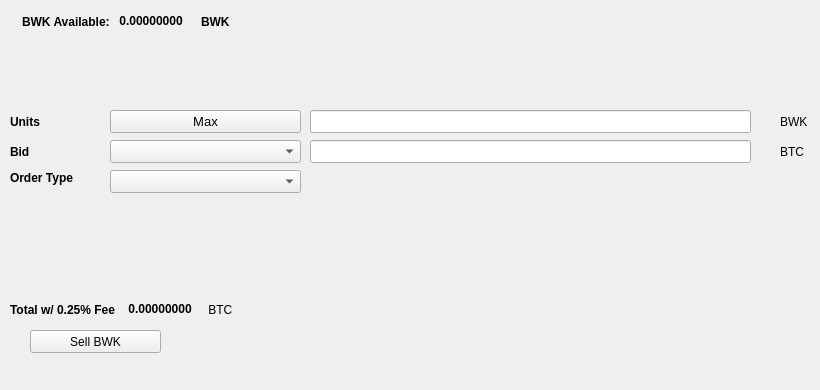
   <widget class="QWidget" name="SellTab">
    <attribute name="title">
     <string>Sell</string>
    </attribute>
    <widget class="QLabel" name="label_16">
     <property name="geometry">
      <rect>
       <x>780</x>
       <y>140</y>
       <width>31</width>
       <height>23</height>
      </rect>
     </property>
     <property name="text">
      <string>BTC</string>
     </property>
    </widget>
    <widget class="QComboBox" name="SellBidcomboBox">
     <property name="geometry">
      <rect>
       <x>110</x>
       <y>140</y>
       <width>191</width>
       <height>23</height>
      </rect>
     </property>
     <property name="font">
      <font>
       <pointsize>10</pointsize>
      </font>
     </property>
    </widget>
    <widget class="QLabel" name="label_18">
     <property name="geometry">
      <rect>
       <x>10</x>
       <y>110</y>
       <width>46</width>
       <height>23</height>
      </rect>
     </property>
     <property name="font">
      <font>
       <weight>75</weight>
       <bold>true</bold>
      </font>
     </property>
     <property name="text">
      <string>Units</string>
     </property>
    </widget>
    <widget class="QPushButton" name="Sell_Max_Amount">
     <property name="geometry">
      <rect>
       <x>110</x>
       <y>110</y>
       <width>191</width>
       <height>23</height>
      </rect>
     </property>
     <property name="font">
      <font>
       <pointsize>10</pointsize>
      </font>
     </property>
     <property name="text">
      <string>Max</string>
     </property>
    </widget>
    <widget class="QLabel" name="label_20">
     <property name="geometry">
      <rect>
       <x>10</x>
       <y>170</y>
       <width>91</width>
       <height>16</height>
      </rect>
     </property>
     <property name="font">
      <font>
       <weight>75</weight>
       <bold>true</bold>
      </font>
     </property>
     <property name="text">
      <string>Order Type</string>
     </property>
    </widget>
    <widget class="QComboBox" name="SellOrdertypeCombo">
     <property name="geometry">
      <rect>
       <x>110</x>
       <y>170</y>
       <width>191</width>
       <height>23</height>
      </rect>
     </property>
     <property name="font">
      <font>
       <pointsize>10</pointsize>
      </font>
     </property>
    </widget>
    <widget class="QLabel" name="label_21">
     <property name="geometry">
      <rect>
       <x>10</x>
       <y>140</y>
       <width>46</width>
       <height>23</height>
      </rect>
     </property>
     <property name="font">
      <font>
       <weight>75</weight>
       <bold>true</bold>
      </font>
     </property>
     <property name="text">
      <string>Bid</string>
     </property>
    </widget>
    <widget class="QLabel" name="label_22">
     <property name="geometry">
      <rect>
       <x>780</x>
       <y>110</y>
       <width>31</width>
       <height>23</height>
      </rect>
     </property>
     <property name="text">
      <string>BWK</string>
     </property>
    </widget>
    <widget class="QLineEdit" name="UnitsInputBWK">
     <property name="geometry">
      <rect>
       <x>310</x>
       <y>110</y>
       <width>441</width>
       <height>23</height>
      </rect>
     </property>
     <property name="font">
      <font>
       <pointsize>9</pointsize>
       <weight>75</weight>
       <bold>true</bold>
      </font>
     </property>
    </widget>
    <widget class="QLineEdit" name="SellBidPriceEdit">
     <property name="geometry">
      <rect>
       <x>310</x>
       <y>140</y>
       <width>441</width>
       <height>23</height>
      </rect>
     </property>
     <property name="font">
      <font>
       <pointsize>9</pointsize>
       <weight>75</weight>
       <bold>true</bold>
      </font>
     </property>
    </widget>
    <widget class="QPushButton" name="SellBWKBTN">
     <property name="geometry">
      <rect>
       <x>30</x>
       <y>330</y>
       <width>131</width>
       <height>23</height>
      </rect>
     </property>
     <property name="text">
      <string>Sell BWK</string>
     </property>
     <property name="icon">
      <iconset resource="../bulwark">
       <normaloff>:/icons/bitcoin</normaloff>:/icons/bitcoin</iconset>
     </property>
    </widget>
    <widget class="QWidget" name="layoutWidget3">
     <property name="geometry">
      <rect>
       <x>22</x>
       <y>12</y>
       <width>258</width>
       <height>19</height>
      </rect>
     </property>
     <layout class="QHBoxLayout" name="horizontalLayout">
      <item>
       <widget class="QLabel" name="label232_2">
        <property name="font">
         <font>
          <weight>75</weight>
          <bold>true</bold>
         </font>
        </property>
        <property name="text">
         <string>BWK Available:</string>
        </property>
       </widget>
      </item>
      <item>
       <widget class="QLabel" name="BWKAvailableLabel">
        <property name="palette">
         <palette>
          <active>
           <colorrole role="WindowText">
            <brush brushstyle="SolidPattern">
             <color alpha="255">
              <red>0</red>
              <green>0</green>
              <blue>0</blue>
             </color>
            </brush>
           </colorrole>
           <colorrole role="Button">
            <brush brushstyle="SolidPattern">
             <color alpha="255">
              <red>0</red>
              <green>170</green>
              <blue>0</blue>
             </color>
            </brush>
           </colorrole>
           <colorrole role="Light">
            <brush brushstyle="SolidPattern">
             <color alpha="255">
              <red>0</red>
              <green>255</green>
              <blue>0</blue>
             </color>
            </brush>
           </colorrole>
           <colorrole role="Midlight">
            <brush brushstyle="SolidPattern">
             <color alpha="255">
              <red>0</red>
              <green>212</green>
              <blue>0</blue>
             </color>
            </brush>
           </colorrole>
           <colorrole role="Dark">
            <brush brushstyle="SolidPattern">
             <color alpha="255">
              <red>0</red>
              <green>85</green>
              <blue>0</blue>
             </color>
            </brush>
           </colorrole>
           <colorrole role="Mid">
            <brush brushstyle="SolidPattern">
             <color alpha="255">
              <red>0</red>
              <green>113</green>
              <blue>0</blue>
             </color>
            </brush>
           </colorrole>
           <colorrole role="Text">
            <brush brushstyle="SolidPattern">
             <color alpha="255">
              <red>0</red>
              <green>170</green>
              <blue>0</blue>
             </color>
            </brush>
           </colorrole>
           <colorrole role="BrightText">
            <brush brushstyle="SolidPattern">
             <color alpha="255">
              <red>255</red>
              <green>255</green>
              <blue>255</blue>
             </color>
            </brush>
           </colorrole>
           <colorrole role="ButtonText">
            <brush brushstyle="SolidPattern">
             <color alpha="255">
              <red>0</red>
              <green>0</green>
              <blue>0</blue>
             </color>
            </brush>
           </colorrole>
           <colorrole role="Base">
            <brush brushstyle="SolidPattern">
             <color alpha="255">
              <red>255</red>
              <green>255</green>
              <blue>255</blue>
             </color>
            </brush>
           </colorrole>
           <colorrole role="Window">
            <brush brushstyle="SolidPattern">
             <color alpha="255">
              <red>0</red>
              <green>170</green>
              <blue>0</blue>
             </color>
            </brush>
           </colorrole>
           <colorrole role="Shadow">
            <brush brushstyle="SolidPattern">
             <color alpha="255">
              <red>0</red>
              <green>0</green>
              <blue>0</blue>
             </color>
            </brush>
           </colorrole>
           <colorrole role="AlternateBase">
            <brush brushstyle="SolidPattern">
             <color alpha="255">
              <red>127</red>
              <green>212</green>
              <blue>127</blue>
             </color>
            </brush>
           </colorrole>
           <colorrole role="ToolTipBase">
            <brush brushstyle="SolidPattern">
             <color alpha="255">
              <red>255</red>
              <green>255</green>
              <blue>220</blue>
             </color>
            </brush>
           </colorrole>
           <colorrole role="ToolTipText">
            <brush brushstyle="SolidPattern">
             <color alpha="255">
              <red>0</red>
              <green>0</green>
              <blue>0</blue>
             </color>
            </brush>
           </colorrole>
          </active>
          <inactive>
           <colorrole role="WindowText">
            <brush brushstyle="SolidPattern">
             <color alpha="255">
              <red>0</red>
              <green>0</green>
              <blue>0</blue>
             </color>
            </brush>
           </colorrole>
           <colorrole role="Button">
            <brush brushstyle="SolidPattern">
             <color alpha="255">
              <red>0</red>
              <green>170</green>
              <blue>0</blue>
             </color>
            </brush>
           </colorrole>
           <colorrole role="Light">
            <brush brushstyle="SolidPattern">
             <color alpha="255">
              <red>0</red>
              <green>255</green>
              <blue>0</blue>
             </color>
            </brush>
           </colorrole>
           <colorrole role="Midlight">
            <brush brushstyle="SolidPattern">
             <color alpha="255">
              <red>0</red>
              <green>212</green>
              <blue>0</blue>
             </color>
            </brush>
           </colorrole>
           <colorrole role="Dark">
            <brush brushstyle="SolidPattern">
             <color alpha="255">
              <red>0</red>
              <green>85</green>
              <blue>0</blue>
             </color>
            </brush>
           </colorrole>
           <colorrole role="Mid">
            <brush brushstyle="SolidPattern">
             <color alpha="255">
              <red>0</red>
              <green>113</green>
              <blue>0</blue>
             </color>
            </brush>
           </colorrole>
           <colorrole role="Text">
            <brush brushstyle="SolidPattern">
             <color alpha="255">
              <red>0</red>
              <green>170</green>
              <blue>0</blue>
             </color>
            </brush>
           </colorrole>
           <colorrole role="BrightText">
            <brush brushstyle="SolidPattern">
             <color alpha="255">
              <red>255</red>
              <green>255</green>
              <blue>255</blue>
             </color>
            </brush>
           </colorrole>
           <colorrole role="ButtonText">
            <brush brushstyle="SolidPattern">
             <color alpha="255">
              <red>0</red>
              <green>0</green>
              <blue>0</blue>
             </color>
            </brush>
           </colorrole>
           <colorrole role="Base">
            <brush brushstyle="SolidPattern">
             <color alpha="255">
              <red>255</red>
              <green>255</green>
              <blue>255</blue>
             </color>
            </brush>
           </colorrole>
           <colorrole role="Window">
            <brush brushstyle="SolidPattern">
             <color alpha="255">
              <red>0</red>
              <green>170</green>
              <blue>0</blue>
             </color>
            </brush>
           </colorrole>
           <colorrole role="Shadow">
            <brush brushstyle="SolidPattern">
             <color alpha="255">
              <red>0</red>
              <green>0</green>
              <blue>0</blue>
             </color>
            </brush>
           </colorrole>
           <colorrole role="AlternateBase">
            <brush brushstyle="SolidPattern">
             <color alpha="255">
              <red>127</red>
              <green>212</green>
              <blue>127</blue>
             </color>
            </brush>
           </colorrole>
           <colorrole role="ToolTipBase">
            <brush brushstyle="SolidPattern">
             <color alpha="255">
              <red>255</red>
              <green>255</green>
              <blue>220</blue>
             </color>
            </brush>
           </colorrole>
           <colorrole role="ToolTipText">
            <brush brushstyle="SolidPattern">
             <color alpha="255">
              <red>0</red>
              <green>0</green>
              <blue>0</blue>
             </color>
            </brush>
           </colorrole>
          </inactive>
          <disabled>
           <colorrole role="WindowText">
            <brush brushstyle="SolidPattern">
             <color alpha="255">
              <red>0</red>
              <green>85</green>
              <blue>0</blue>
             </color>
            </brush>
           </colorrole>
           <colorrole role="Button">
            <brush brushstyle="SolidPattern">
             <color alpha="255">
              <red>0</red>
              <green>170</green>
              <blue>0</blue>
             </color>
            </brush>
           </colorrole>
           <colorrole role="Light">
            <brush brushstyle="SolidPattern">
             <color alpha="255">
              <red>0</red>
              <green>255</green>
              <blue>0</blue>
             </color>
            </brush>
           </colorrole>
           <colorrole role="Midlight">
            <brush brushstyle="SolidPattern">
             <color alpha="255">
              <red>0</red>
              <green>212</green>
              <blue>0</blue>
             </color>
            </brush>
           </colorrole>
           <colorrole role="Dark">
            <brush brushstyle="SolidPattern">
             <color alpha="255">
              <red>0</red>
              <green>85</green>
              <blue>0</blue>
             </color>
            </brush>
           </colorrole>
           <colorrole role="Mid">
            <brush brushstyle="SolidPattern">
             <color alpha="255">
              <red>0</red>
              <green>113</green>
              <blue>0</blue>
             </color>
            </brush>
           </colorrole>
           <colorrole role="Text">
            <brush brushstyle="SolidPattern">
             <color alpha="255">
              <red>0</red>
              <green>85</green>
              <blue>0</blue>
             </color>
            </brush>
           </colorrole>
           <colorrole role="BrightText">
            <brush brushstyle="SolidPattern">
             <color alpha="255">
              <red>255</red>
              <green>255</green>
              <blue>255</blue>
             </color>
            </brush>
           </colorrole>
           <colorrole role="ButtonText">
            <brush brushstyle="SolidPattern">
             <color alpha="255">
              <red>0</red>
              <green>85</green>
              <blue>0</blue>
             </color>
            </brush>
           </colorrole>
           <colorrole role="Base">
            <brush brushstyle="SolidPattern">
             <color alpha="255">
              <red>0</red>
              <green>170</green>
              <blue>0</blue>
             </color>
            </brush>
           </colorrole>
           <colorrole role="Window">
            <brush brushstyle="SolidPattern">
             <color alpha="255">
              <red>0</red>
              <green>170</green>
              <blue>0</blue>
             </color>
            </brush>
           </colorrole>
           <colorrole role="Shadow">
            <brush brushstyle="SolidPattern">
             <color alpha="255">
              <red>0</red>
              <green>0</green>
              <blue>0</blue>
             </color>
            </brush>
           </colorrole>
           <colorrole role="AlternateBase">
            <brush brushstyle="SolidPattern">
             <color alpha="255">
              <red>0</red>
              <green>170</green>
              <blue>0</blue>
             </color>
            </brush>
           </colorrole>
           <colorrole role="ToolTipBase">
            <brush brushstyle="SolidPattern">
             <color alpha="255">
              <red>255</red>
              <green>255</green>
              <blue>220</blue>
             </color>
            </brush>
           </colorrole>
           <colorrole role="ToolTipText">
            <brush brushstyle="SolidPattern">
             <color alpha="255">
              <red>0</red>
              <green>0</green>
              <blue>0</blue>
             </color>
            </brush>
           </colorrole>
          </disabled>
         </palette>
        </property>
        <property name="font">
         <font>
          <weight>75</weight>
          <bold>true</bold>
         </font>
        </property>
        <property name="text">
         <string> 0.00000000 </string>
        </property>
        <property name="textInteractionFlags">
         <set>Qt::LinksAccessibleByMouse|Qt::TextSelectableByKeyboard|Qt::TextSelectableByMouse</set>
        </property>
       </widget>
      </item>
      <item>
       <widget class="QLabel" name="labelBWK">
        <property name="font">
         <font>
          <weight>75</weight>
          <bold>true</bold>
         </font>
        </property>
        <property name="text">
         <string>BWK</string>
        </property>
       </widget>
      </item>
     </layout>
    </widget>
    <widget class="QWidget" name="layoutWidget">
     <property name="geometry">
      <rect>
       <x>10</x>
       <y>300</y>
       <width>268</width>
       <height>19</height>
      </rect>
     </property>
     <layout class="QHBoxLayout" name="horizontalLayout_2">
      <item>
       <widget class="QLabel" name="label_19">
        <property name="font">
         <font>
          <weight>75</weight>
          <bold>true</bold>
         </font>
        </property>
        <property name="text">
         <string>Total w/ 0.25% Fee </string>
        </property>
       </widget>
      </item>
      <item>
       <widget class="QLabel" name="SellCostLabel">
        <property name="palette">
         <palette>
          <active>
           <colorrole role="WindowText">
            <brush brushstyle="SolidPattern">
             <color alpha="255">
              <red>0</red>
              <green>0</green>
              <blue>0</blue>
             </color>
            </brush>
           </colorrole>
           <colorrole role="Button">
            <brush brushstyle="SolidPattern">
             <color alpha="255">
              <red>0</red>
              <green>170</green>
              <blue>0</blue>
             </color>
            </brush>
           </colorrole>
           <colorrole role="Light">
            <brush brushstyle="SolidPattern">
             <color alpha="255">
              <red>0</red>
              <green>255</green>
              <blue>0</blue>
             </color>
            </brush>
           </colorrole>
           <colorrole role="Midlight">
            <brush brushstyle="SolidPattern">
             <color alpha="255">
              <red>0</red>
              <green>212</green>
              <blue>0</blue>
             </color>
            </brush>
           </colorrole>
           <colorrole role="Dark">
            <brush brushstyle="SolidPattern">
             <color alpha="255">
              <red>0</red>
              <green>85</green>
              <blue>0</blue>
             </color>
            </brush>
           </colorrole>
           <colorrole role="Mid">
            <brush brushstyle="SolidPattern">
             <color alpha="255">
              <red>0</red>
              <green>113</green>
              <blue>0</blue>
             </color>
            </brush>
           </colorrole>
           <colorrole role="Text">
            <brush brushstyle="SolidPattern">
             <color alpha="255">
              <red>0</red>
              <green>170</green>
              <blue>0</blue>
             </color>
            </brush>
           </colorrole>
           <colorrole role="BrightText">
            <brush brushstyle="SolidPattern">
             <color alpha="255">
              <red>255</red>
              <green>255</green>
              <blue>255</blue>
             </color>
            </brush>
           </colorrole>
           <colorrole role="ButtonText">
            <brush brushstyle="SolidPattern">
             <color alpha="255">
              <red>0</red>
              <green>0</green>
              <blue>0</blue>
             </color>
            </brush>
           </colorrole>
           <colorrole role="Base">
            <brush brushstyle="SolidPattern">
             <color alpha="255">
              <red>255</red>
              <green>255</green>
              <blue>255</blue>
             </color>
            </brush>
           </colorrole>
           <colorrole role="Window">
            <brush brushstyle="SolidPattern">
             <color alpha="255">
              <red>0</red>
              <green>170</green>
              <blue>0</blue>
             </color>
            </brush>
           </colorrole>
           <colorrole role="Shadow">
            <brush brushstyle="SolidPattern">
             <color alpha="255">
              <red>0</red>
              <green>0</green>
              <blue>0</blue>
             </color>
            </brush>
           </colorrole>
           <colorrole role="AlternateBase">
            <brush brushstyle="SolidPattern">
             <color alpha="255">
              <red>127</red>
              <green>212</green>
              <blue>127</blue>
             </color>
            </brush>
           </colorrole>
           <colorrole role="ToolTipBase">
            <brush brushstyle="SolidPattern">
             <color alpha="255">
              <red>255</red>
              <green>255</green>
              <blue>220</blue>
             </color>
            </brush>
           </colorrole>
           <colorrole role="ToolTipText">
            <brush brushstyle="SolidPattern">
             <color alpha="255">
              <red>0</red>
              <green>0</green>
              <blue>0</blue>
             </color>
            </brush>
           </colorrole>
          </active>
          <inactive>
           <colorrole role="WindowText">
            <brush brushstyle="SolidPattern">
             <color alpha="255">
              <red>0</red>
              <green>0</green>
              <blue>0</blue>
             </color>
            </brush>
           </colorrole>
           <colorrole role="Button">
            <brush brushstyle="SolidPattern">
             <color alpha="255">
              <red>0</red>
              <green>170</green>
              <blue>0</blue>
             </color>
            </brush>
           </colorrole>
           <colorrole role="Light">
            <brush brushstyle="SolidPattern">
             <color alpha="255">
              <red>0</red>
              <green>255</green>
              <blue>0</blue>
             </color>
            </brush>
           </colorrole>
           <colorrole role="Midlight">
            <brush brushstyle="SolidPattern">
             <color alpha="255">
              <red>0</red>
              <green>212</green>
              <blue>0</blue>
             </color>
            </brush>
           </colorrole>
           <colorrole role="Dark">
            <brush brushstyle="SolidPattern">
             <color alpha="255">
              <red>0</red>
              <green>85</green>
              <blue>0</blue>
             </color>
            </brush>
           </colorrole>
           <colorrole role="Mid">
            <brush brushstyle="SolidPattern">
             <color alpha="255">
              <red>0</red>
              <green>113</green>
              <blue>0</blue>
             </color>
            </brush>
           </colorrole>
           <colorrole role="Text">
            <brush brushstyle="SolidPattern">
             <color alpha="255">
              <red>0</red>
              <green>170</green>
              <blue>0</blue>
             </color>
            </brush>
           </colorrole>
           <colorrole role="BrightText">
            <brush brushstyle="SolidPattern">
             <color alpha="255">
              <red>255</red>
              <green>255</green>
              <blue>255</blue>
             </color>
            </brush>
           </colorrole>
           <colorrole role="ButtonText">
            <brush brushstyle="SolidPattern">
             <color alpha="255">
              <red>0</red>
              <green>0</green>
              <blue>0</blue>
             </color>
            </brush>
           </colorrole>
           <colorrole role="Base">
            <brush brushstyle="SolidPattern">
             <color alpha="255">
              <red>255</red>
              <green>255</green>
              <blue>255</blue>
             </color>
            </brush>
           </colorrole>
           <colorrole role="Window">
            <brush brushstyle="SolidPattern">
             <color alpha="255">
              <red>0</red>
              <green>170</green>
              <blue>0</blue>
             </color>
            </brush>
           </colorrole>
           <colorrole role="Shadow">
            <brush brushstyle="SolidPattern">
             <color alpha="255">
              <red>0</red>
              <green>0</green>
              <blue>0</blue>
             </color>
            </brush>
           </colorrole>
           <colorrole role="AlternateBase">
            <brush brushstyle="SolidPattern">
             <color alpha="255">
              <red>127</red>
              <green>212</green>
              <blue>127</blue>
             </color>
            </brush>
           </colorrole>
           <colorrole role="ToolTipBase">
            <brush brushstyle="SolidPattern">
             <color alpha="255">
              <red>255</red>
              <green>255</green>
              <blue>220</blue>
             </color>
            </brush>
           </colorrole>
           <colorrole role="ToolTipText">
            <brush brushstyle="SolidPattern">
             <color alpha="255">
              <red>0</red>
              <green>0</green>
              <blue>0</blue>
             </color>
            </brush>
           </colorrole>
          </inactive>
          <disabled>
           <colorrole role="WindowText">
            <brush brushstyle="SolidPattern">
             <color alpha="255">
              <red>0</red>
              <green>85</green>
              <blue>0</blue>
             </color>
            </brush>
           </colorrole>
           <colorrole role="Button">
            <brush brushstyle="SolidPattern">
             <color alpha="255">
              <red>0</red>
              <green>170</green>
              <blue>0</blue>
             </color>
            </brush>
           </colorrole>
           <colorrole role="Light">
            <brush brushstyle="SolidPattern">
             <color alpha="255">
              <red>0</red>
              <green>255</green>
              <blue>0</blue>
             </color>
            </brush>
           </colorrole>
           <colorrole role="Midlight">
            <brush brushstyle="SolidPattern">
             <color alpha="255">
              <red>0</red>
              <green>212</green>
              <blue>0</blue>
             </color>
            </brush>
           </colorrole>
           <colorrole role="Dark">
            <brush brushstyle="SolidPattern">
             <color alpha="255">
              <red>0</red>
              <green>85</green>
              <blue>0</blue>
             </color>
            </brush>
           </colorrole>
           <colorrole role="Mid">
            <brush brushstyle="SolidPattern">
             <color alpha="255">
              <red>0</red>
              <green>113</green>
              <blue>0</blue>
             </color>
            </brush>
           </colorrole>
           <colorrole role="Text">
            <brush brushstyle="SolidPattern">
             <color alpha="255">
              <red>0</red>
              <green>85</green>
              <blue>0</blue>
             </color>
            </brush>
           </colorrole>
           <colorrole role="BrightText">
            <brush brushstyle="SolidPattern">
             <color alpha="255">
              <red>255</red>
              <green>255</green>
              <blue>255</blue>
             </color>
            </brush>
           </colorrole>
           <colorrole role="ButtonText">
            <brush brushstyle="SolidPattern">
             <color alpha="255">
              <red>0</red>
              <green>85</green>
              <blue>0</blue>
             </color>
            </brush>
           </colorrole>
           <colorrole role="Base">
            <brush brushstyle="SolidPattern">
             <color alpha="255">
              <red>0</red>
              <green>170</green>
              <blue>0</blue>
             </color>
            </brush>
           </colorrole>
           <colorrole role="Window">
            <brush brushstyle="SolidPattern">
             <color alpha="255">
              <red>0</red>
              <green>170</green>
              <blue>0</blue>
             </color>
            </brush>
           </colorrole>
           <colorrole role="Shadow">
            <brush brushstyle="SolidPattern">
             <color alpha="255">
              <red>0</red>
              <green>0</green>
              <blue>0</blue>
             </color>
            </brush>
           </colorrole>
           <colorrole role="AlternateBase">
            <brush brushstyle="SolidPattern">
             <color alpha="255">
              <red>0</red>
              <green>170</green>
              <blue>0</blue>
             </color>
            </brush>
           </colorrole>
           <colorrole role="ToolTipBase">
            <brush brushstyle="SolidPattern">
             <color alpha="255">
              <red>255</red>
              <green>255</green>
              <blue>220</blue>
             </color>
            </brush>
           </colorrole>
           <colorrole role="ToolTipText">
            <brush brushstyle="SolidPattern">
             <color alpha="255">
              <red>0</red>
              <green>0</green>
              <blue>0</blue>
             </color>
            </brush>
           </colorrole>
          </disabled>
         </palette>
        </property>
        <property name="font">
         <font>
          <weight>75</weight>
          <bold>true</bold>
         </font>
        </property>
        <property name="autoFillBackground">
         <bool>false</bool>
        </property>
        <property name="text">
         <string> 0.00000000</string>
        </property>
        <property name="textInteractionFlags">
         <set>Qt::LinksAccessibleByMouse|Qt::TextSelectableByMouse</set>
        </property>
       </widget>
      </item>
      <item>
       <widget class="QLabel" name="label_17">
        <property name="font">
         <font>
          <weight>50</weight>
          <bold>false</bold>
         </font>
        </property>
        <property name="text">
         <string> BTC</string>
        </property>
       </widget>
      </item>
     </layout>
    </widget>
    <widget class="QLabel" name="label_23">
     <property name="geometry">
      <rect>
       <x>460</x>
       <y>300</y>
       <width>281</width>
       <height>81</height>
      </rect>
     </property>
     <property name="text">
      <string/>
     </property>
     <property name="pixmap">
      <pixmap>:/images/bittrex</pixmap>
     </property>
    </widget>
   </widget>
